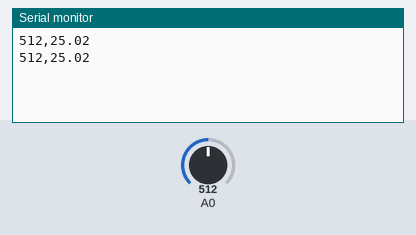
A sketch run on a simulated Arduino Uno, built with avr-gcc and run on an emulated ATmega328P. Shown: the last lines printed to the serial monitor. The inputs (shaded band) are chosen by the test bench; at power-on: A0 = 512.

Above: at 1.8 s.
1.9 s: A0 set to 716
At 2.8 s:
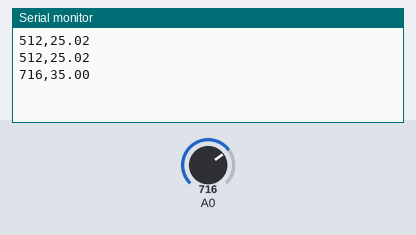
3.4 s: A0 set to 900
At 4.8 s:
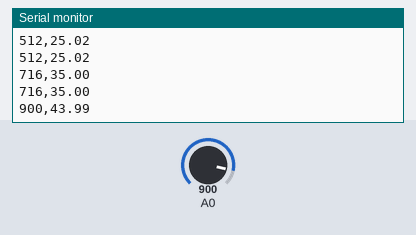
Timing chart, 0 to 6.4 s (numbered marks = the images above; inputs shaded):
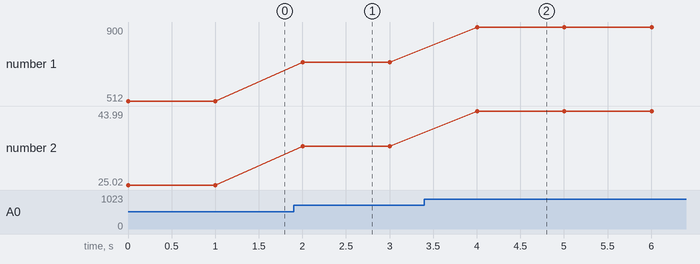

Measured:
- after the input at 1.9 s, the serial monitor: prints a new line after 0.10 s (image 1)
- after the input at 3.4 s, the serial monitor: prints a new line after 0.60 s (image 2)
- plotted number 1: 512 → 716 after the input at 1.9 s, 716 → 900 after the input at 3.4 s
- plotted number 2: 25.02 → 35 after the input at 1.9 s, 35 → 43.99 after the input at 3.4 s

The sketch:

uv_basic.ino
```cpp
void setup()
{
  // put your setup code here, to run once:
  Serial.begin(9600);
}

void loop()
{
  // put your main code here, to run repeatedly:
  int sensorValue = analogRead(A0);
  float voltage = sensorValue * (5.0 / 1023.0);
  Serial.print(sensorValue);
  Serial.print(',');
  float uvIndex = voltage / 0.1;
  Serial.println(uvIndex);
  delay(1000);
}
```
